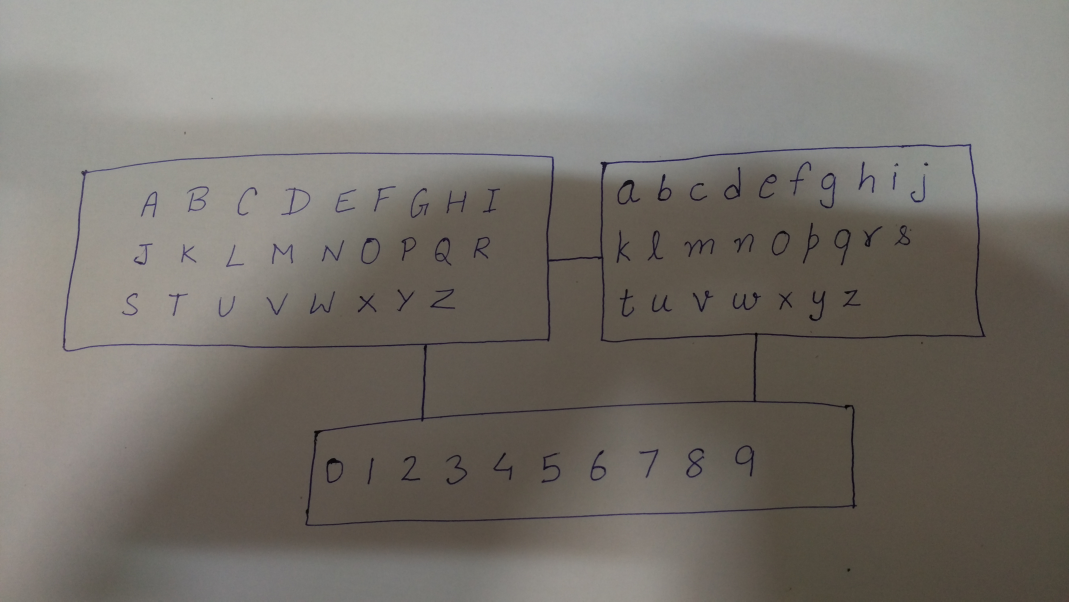
#> input picture uploads/8.jpg, 5344 x 3006 px (shown at 1/5 size)
$ python -i main.py   (imports and definitions only)   (Python 2 division)   (older library calls are emulated)
#> lines starting #> are read from the running program, lines starting #| are printed output that depends on the picture; after the words box and inside, x2 and y2 are one past the last pixel; in counts of white or black regions, pixels touching at a corner belong together
import cv2
import imutils
from PIL import Image
import sys
import math
import numpy as np
from matplotlib import pyplot as plt
from skimage import measure
import pytesseract
from OneWordSolve import my_recognizer


def captch_ex(file_name ):

#> called with file_name = 'uploads/8.jpg'
    img  = cv2.imread(file_name, 0)
#> img: shape (3006, 5344); min 0, max 181, mean 117.1

    crop_image = cv2.imread(file_name, 0)
    crop_image = imutils.resize(crop_image, width=850)
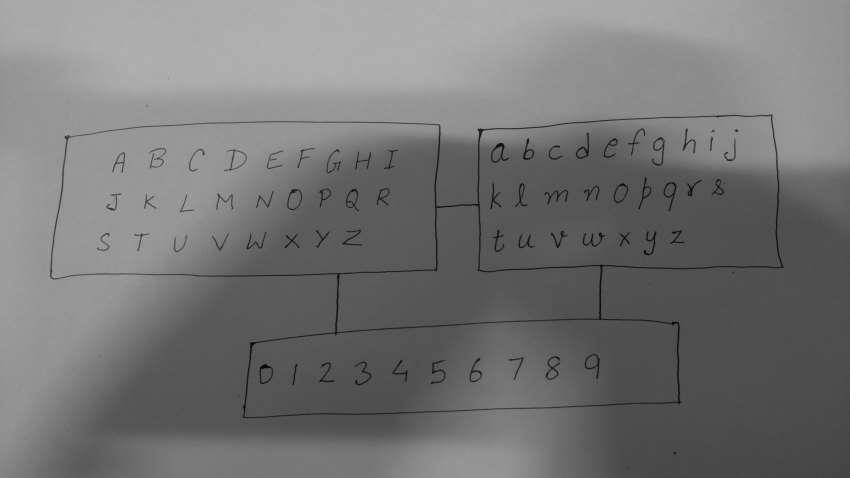
#> crop_image: shape (478, 850); min 4, max 178, mean 117.1

    img = imutils.resize(img, width=850)

    white = np.zeros((478,850,1), np.uint8)
    white[:] = 255

    img_final = cv2.imread(file_name, 0)

    '''
            line  8 to 12  : Remove noisy portion
    '''
    img_final = imutils.resize(img_final, width=850)
    bin_image = cv2.adaptiveThreshold(img_final,255,cv2.ADAPTIVE_THRESH_GAUSSIAN_C, cv2.THRESH_BINARY,89,18)
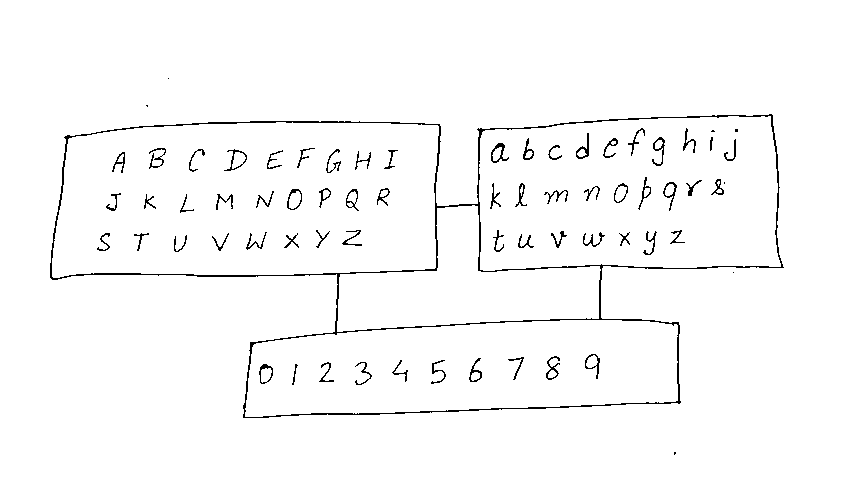
#> bin_image: shape (478, 850); 97.7% white; black in thin lines or dots, all inside (x1, y1, x2, y2) = (50, 78, 784, 455)

    cv2.imwrite('bin.jpg', bin_image)

    result = 255-bin_image

    kernel = np.ones((2,2),np.uint8)
    result = cv2.dilate(result,kernel,iterations = 1)
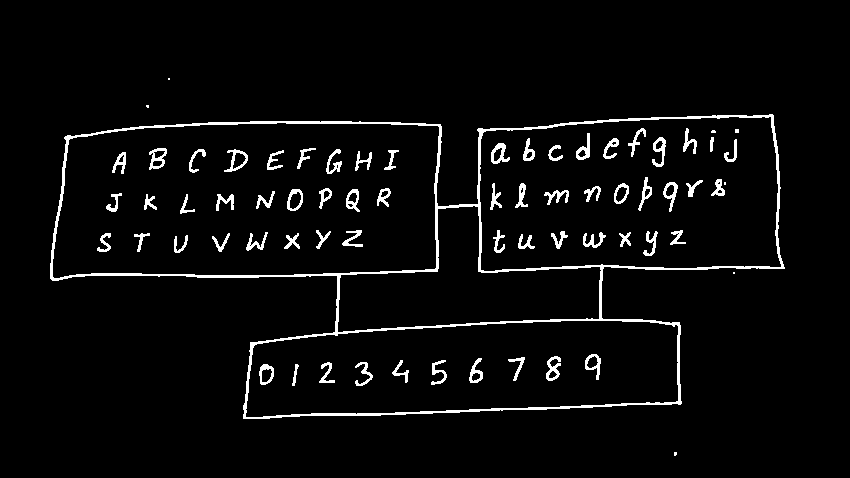
#> result: shape (478, 850); 4% white; 70 white regions (7 under 20 px), largest, box (x1, y1, x2, y2) and area: (50, 114, 785, 419) 8204, (149, 148, 167, 170) 194, (652, 137, 666, 167) 192

    height, width = result.shape[:2]
#> height = 478; width = 850

    cv2.imshow('captcha_result' , result)
    cv2.waitKey()

    L = measure.label(result, background = 0)
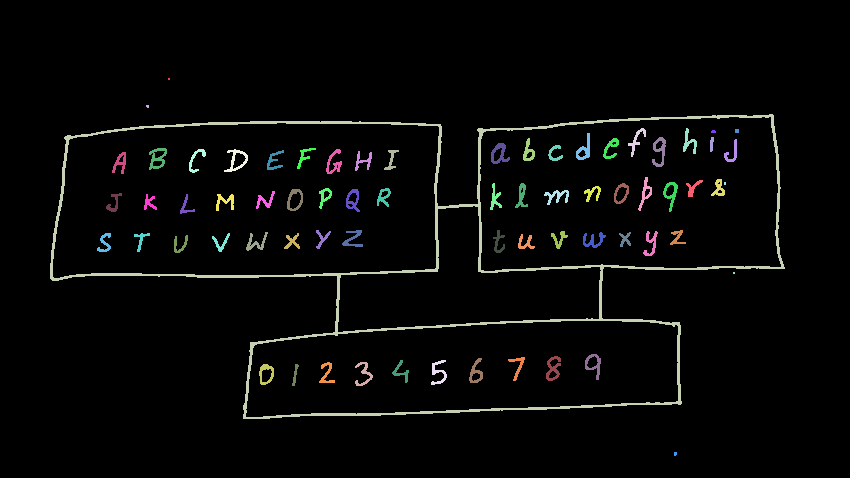
#> L: shape (478, 850) int64; 71 distinct labels, from 0 to 70; one colour per label, 0 black
    print "Number of components:", np.max(L)
#| Number of components: 70

    count = np.max(L)
#> count = 70

    final = np.zeros((478,850,1), np.uint8)
    final[:] = 255

    for i in range(count):
      black = np.zeros((478,850,1), np.uint8)
      for x in range(height):
        for y in range(width):
          if(L[x][y]==i+1):
            black[x][y] = 255
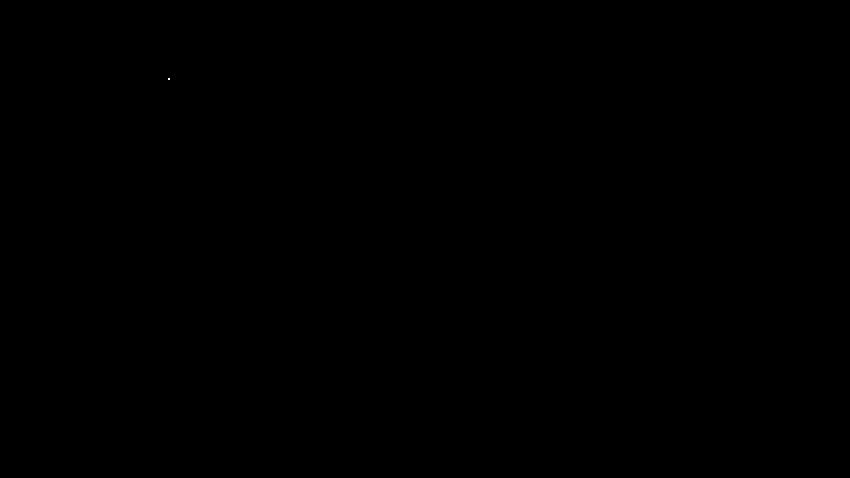
#> black: shape (478, 850, 1); 0% white in thin lines or dots, all inside (x1, y1, x2, y2) = (168, 78, 170, 80)
      img2, contours, hierarchy = cv2.findContours(black,cv2.RETR_EXTERNAL,cv2.CHAIN_APPROX_NONE) # get contours
      black = 255 - black
      contour = contours[0]
      [x,y,w,h] = cv2.boundingRect(contour)
#> x = 168; y = 78; w = 2; h = 2

      #Don't plot small false positives that aren't text
      if w > 70 and h > 70 :
        cv2.drawContours(final, contours, -1, (0,255,0), 3)
        continue

      if w < 15 and h < 15 :
        continue

      cropped = np.zeros((h + 6, w + 6, 1), np.uint8)
      cropped[:] = 255

      for p in range(3, h + 3):
        for q in range(3, w + 3):
          if(black[y + p - 3][x + q - 3] != 255 ):
            cropped[p][q] = 0

      cv2.imwrite('crop'+str(i+1)+'.jpg', cropped)
#> (the run stopped early here; a loop or call above may not have finished)
